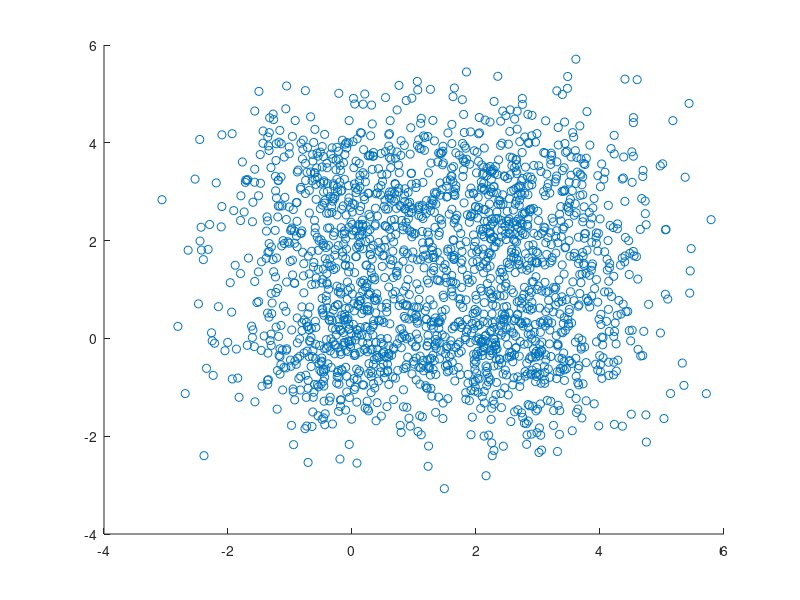

MATLAB code for this plot: (Note: this script raises an error after producing the figure.)
%
%
%
%  Test the data density plot
%
%
%

% --- Copyrights (C) ---
%
% This file is part of:
% iSMS - Single-molecule FRET microscopy software
% Copyright (C) Aarhus University, @ V. Birkedal Lab
% <http://isms.au.dk>
%
%     This program is free software: you can redistribute it and/or modify
%     it under the terms of the GNU General Public License as published by
%     the Free Software Foundation, either version 3 of the License, or
%     (at your option) any later version.
%
%     The GNU General Public License is found at
%     <http://www.gnu.org/licenses/gpl.html>.

x = randn(2048, 1);
y = randn(2048, 1);
x(1:512) = x(1:512) + 2.75;
x(1537:2048) = x(1537:2048) + 2.75;
y(1025:2048) = y(1025:2048) + 2.75;

% On scatter plot you probably can't see the data density
scatter(x, y);
% On data density plot the structure should be visible
DataDensityPlot(x, y, 32);
